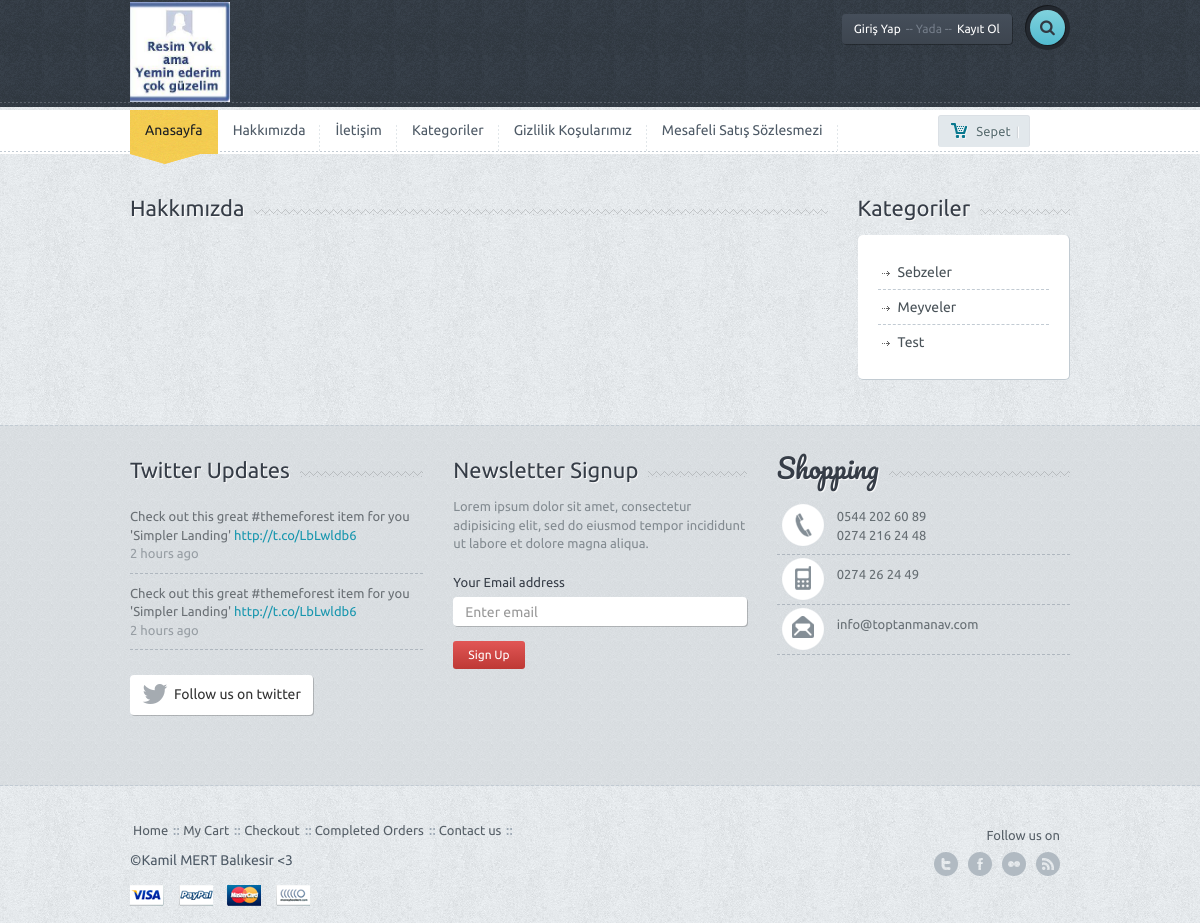
/menu-detay.php?sef=hakkimizda, run on the app's committed database.
### tables this page shows
CREATE TABLE `ayar` (
  `ayar_id` int(11) NOT NULL,
  `ayar_logo` varchar(255) NOT NULL,
  `ayar_url` varchar(50) NOT NULL,
  `ayar_title` varchar(255) NOT NULL,
  `ayar_description` varchar(255) NOT NULL,
  `ayar_keywords` varchar(50) NOT NULL,
  `ayar_author` varchar(50) NOT NULL,
  `ayar_tel` varchar(50) NOT NULL,
  `ayar_gsm` varchar(50) NOT NULL,
  `ayar_faks` varchar(50) NOT NULL,
  `ayar_mail` varchar(50) NOT NULL,
  `ayar_ilce` varchar(50) NOT NULL,
  `ayar_il` varchar(50) NOT NULL,
  `ayar_adres` varchar(250) NOT NULL,
  `ayar_mesai` varchar(250) NOT NULL,
  `ayar_maps` varchar(250) NOT NULL,
  `ayar_analystic` varchar(50) NOT NULL,
  `ayar_zopim` varchar(250) NOT NULL,
  `ayar_facebook` varchar(50) NOT NULL,
  `ayar_twitter` varchar(50) NOT NULL,
  `ayar_google` varchar(50) NOT NULL,
  `ayar_youtube` varchar(50) NOT NULL,
  `ayar_smtphost` varchar(50) NOT NULL,
  `ayar_smtppasword` varchar(50) NOT NULL,
  `ayar_smtpport` varchar(50) NOT NULL,
  `ayar_bakim` enum('0','1') NOT NULL DEFAULT '1'
);

CREATE TABLE `menu` (
  `menu_id` int(11) NOT NULL,
  `menu_ust` varchar(50) NOT NULL,
  `menu_ad` varchar(100) NOT NULL,
  `menu_detay` text NOT NULL,
  `menu_url` varchar(250) NOT NULL,
  `menu_sira` int(2) NOT NULL,
  `menu_durum` enum('0','1') NOT NULL,
  `menu_seourl` varchar(250) NOT NULL
);

CREATE TABLE `kategori` (
  `kategori_id` int(11) NOT NULL,
  `kategori_ad` varchar(100) NOT NULL,
  `kategori_ust` int(2) NOT NULL,
  `kategori_seourl` varchar(255) NOT NULL,
  `kategori_sira` int(11) NOT NULL,
  `kategori_durum` enum('0','1') NOT NULL DEFAULT '1'
);

### nedmin/production/fonksiyon.php (called while the page is built, shortened)
<?php
function seo($text)
{
    $find = array('Ç', 'Ş', 'Ğ', 'Ü', 'İ', 'Ö', 'ç', 'ş', 'ğ', 'ü', 'ö', 'ı', '+', '#', '.');
    $replace = array('c', 's', 'g', 'u', 'i', 'o', 'c', 's', 'g', 'u', 'o', 'i', 'plus', 'sharp', '-');
    $text = strtolower(str_replace($find, $replace, $text));
    $text = preg_replace("@[^A-Za-z0-9\-_\.\+]@i", ' ', $text);
    $text = trim(preg_replace('/\s+/', ' ', $text));
    $text = str_replace(' ', '-', $text);
    return $text;
}
?>

### menu-detay.php (the view, shortened to what this page needs)
<?php include 'header.php';
$menusor=$db->prepare("SELECT * FROM menu where menu_seourl=:sef");
$menusor->execute(array(
  'sef' => $_GET['sef']
));
$menucek=$menusor->fetch(PDO::FETCH_ASSOC);?>
	<div class="container">
		<div class="row">
			<div class="col-md-9">
			<div class="title-bg">
					<div class="title"><?php echo $menucek['menu_ad']?></div>
				</div>
			</div>
			<?php include 'sidebar.php'; ?>
		</div>
		<div class="spacer"></div>
	</div>
	<?php include 'footer.php'; ?>

### header.php (shortened to what this page needs)
<?php
include 'nedmin/netting/baglan.php';
include 'nedmin/production/fonksiyon.php';
if(!isset($_SESSION['userkullanici_mail'])){
	$mail=isset($_SESSION['userkullanici_mail']);
}
else{
	$mail=($_SESSION['userkullanici_mail']);
}
$kullanicisor=$db->prepare("SELECT * FROM kullanici where kullanici_mail=:mail");
$kullanicisor->execute(array(
	'mail' => ($mail)
));
$kullanicicek=$kullanicisor->fetch(PDO::FETCH_ASSOC);
$ayarsor=$db->prepare("SELECT * FROM ayar where ayar_id=:id");
$ayarsor->execute(array(
	'id' => 0
));
$ayarcek=$ayarsor->fetch(PDO::FETCH_ASSOC);
?>
<!DOCTYPE html>
<html lang="en">
<head>
	<link href='font-awesome\css\font-awesome.css' rel="stylesheet" type="text/css">
	<link href="bootstrap\css\bootstrap.min.css" rel="stylesheet">
	<link rel="stylesheet" href="style.css">
	<link rel="stylesheet" href="css\owl.carousel.css">
	<link rel="stylesheet" href="css\owl.transitions.css">
</head>
<body>
	<div id="wrapper">
		<div class="header">
			<div class="container">
				<div class="row">
					<div class="col-xs-6 col-md-4 main-logo">
						<a href="index.php"><img width="100" src="<?php echo $ayarcek['ayar_logo'];?>" alt="logo" class="logo img-responsive"></a>
					</div>
					<div class="col-md-8">
						<div class="pushright">
							<div class="top">
								<?php if (!isset($_SESSION['userkullanici_mail'])) { ?>
									<a href="#" id="reg" class="btn btn-default btn-dark">Giriş Yap<span>-- Yada --</span>Kayıt Ol</a>
								<?php }else{ ?>
									<a href="#" class="btn btn-default btn-dark">Hoşgeldin<span>----</span><?php echo $kullanicicek['kullanici_adsoyad']; ?></a> <?php } ?>
									<div class="srch-wrap">
										<a href="#" id="srch" class="btn btn-default btn-search"><i class="fa fa-search"></i></a>
									</div>
								</div>
							</div>
						</div>
					</div>
				</div>
				<div class="dashed"></div>
			</div>
			<div class="main-nav">
				<div class="navbar navbar-default navbar-static-top">
					<div class="container">
						<div class="row">
							<div class="col-md-10">
								<div class="navbar-collapse collapse">
									<ul class="nav navbar-nav">
										<li><a href="index.php" class="active">Anasayfa</a><div class="curve"></div></li>
										<?php
										$menusor=$db->prepare("SELECT * FROM menu WHERE menu_durum=:durum ORDER BY menu_sira ASC limit 5");
										$menusor->execute(array(
											'durum' => 1
										));
										while($menucek=$menusor->fetch(PDO::FETCH_ASSOC)){
											?>
											<li><a href="<?php
											if(!empty($menucek['menu_url'])){
												echo $menucek['menu_url'];
											}
											else{
												echo "sayfa-".seo($menucek['menu_ad']);
											}
										?>"><?php echo $menucek['menu_ad'];?></a></li>
									<?php } ?>
								</ul>
							</div>
						</div>
						<div class="col-md-2 machart">
							<button id="popcart" class="btn btn-default btn-chart btn-sm "><span class="mychart">Sepet</span>|</button>
						</div>
					</div>
				</div>
	</div>

### sidebar.php
<?php $kategorisor=$db->prepare("SELECT * FROM kategori order by kategori_sira ASC");
$kategorisor->execute(); ?>
<div class="col-md-3">
				<div class="title-bg">
					<div class="title">Kategoriler</div>
				</div>
				<div class="categorybox">
					<ul>
					<?php while($kategoricek=$kategorisor->fetch(PDO::FETCH_ASSOC)){ $say++?>
						<li><a href="kategori-<?=seo($kategoricek["kategori_ad"]) ?>"><?php echo $kategoricek['kategori_ad']; ?></a></li>
					<?php } ?>
					</ul>
				</div>
			</div>

### footer.php (shortened to what this page needs)
<div class="f-widget">
		<div class="container">
			<div class="row">
				<div class="col-md-4">
					<div class="title-widget-bg">
						<div class="title-widget">Twitter Updates</div>
					</div>
					<ul class="tweets">
						<li>Check out this great #themeforest item for you
						'Simpler Landing' <a href="#">http://t.co/LbLwldb6 </a>
						<span>2 hours ago</span></li>
						<li class="lastone">Check out this great #themeforest item for you
						'Simpler Landing' <a href="#">http://t.co/LbLwldb6 </a>
						<span>2 hours ago</span></li>
					</ul>
					<a href="#" class="btn btn-default btn-follow"><i class="fa fa-twitter fa-2x"></i><div>Follow us on twitter</div></a>
				</div>
				<div class="col-md-4">
					<div class="title-widget-bg">
						<div class="title-widget">Newsletter Signup</div>
					</div>
					<div class="newsletter">
						<p>
							Lorem ipsum dolor sit amet, consectetur adipisicing elit, sed do eiusmod tempor incididunt ut labore et dolore magna aliqua.
						</p>
						<form role="form">
							<div class="form-group">
								<label>Your Email address</label>
								<input type="email" class="form-control newstler-input" id="exampleInputEmail1" placeholder="Enter email">
								<button class="btn btn-default btn-red btn-sm">Sign Up</button>
							</div>
						</form>
					</div>
				</div>
				<div class="col-md-4">
					<div class="title-widget-bg">
						<div class="title-widget-cursive">Shopping</div>
					</div>
					<ul class="contact-widget">
						<li class="fphone"><?php echo $ayarcek['ayar_tel']  ?><br> <?php echo $ayarcek['ayar_gsm']  ?></li>
						<li class="fmobile"><?php echo $ayarcek['ayar_faks']  ?></li>
						<li class="fmail lastone"><?php echo $ayarcek['ayar_mail']  ?></li>
					</ul>
				</div>
			</div>
			<div class="spacer"></div>
		</div>
	</div>
	<div class="footer">
		<div class="container">
			<div class="row">
				<div class="col-md-9">
					<ul class="footermenu">
						<li><a href="index-1.htm">Home</a></li>
						<li><a href="cart.htm">My Cart</a></li>
						<li><a href="checkout.htm">Checkout</a></li>
						<li><a href="order.htm">Completed Orders</a></li>
						<li><a href="contact.htm">Contact us</a></li>
					</ul>
					<div class="f-credit">&copy;<?php echo $ayarcek['ayar_author']  ?></div>
					<a href=""><div class="payment visa"></div></a>
					<a href=""><div class="payment paypal"></div></a>
					<a href=""><div class="payment mc"></div></a>
					<a href=""><div class="payment nh"></div></a>
				</div>
				<div class="col-md-3">
					<div class="followon">Follow us on</div>
					<div class="fsoc">
						<a href="http://<?php echo $ayarcek['ayar_twitter']  ?>" class="ftwitter">twitter</a>
						<a href="http://<?php echo $ayarcek['ayar_facebook']  ?>" class="ffacebook">facebook</a>
						<a href="http://<?php echo $ayarcek['ayar_youtube']  ?>" class="fflickr">flickr</a>
						<a href="http://<?php echo $ayarcek['ayar_google']  ?>" class="ffeed">feed</a>
					</div>
					<div class="clearfix"></div>
				</div>
			</div>
		</div>
	</div>
	</div>
  </body>
</html>

### data on the page
ayar: ayar_logo (picture), ayar_tel "0544 202 60 89", ayar_gsm "0274 216 24 48", ayar_faks "0274 26 24 49", ayar_mail "info@toptanmanav.com", ayar_author "Kamil MERT Balıkesir <3"
menu: menu_ad "Hakkımızda"
menu: menu_ad "İletişim"
menu: menu_ad "Kategoriler"
menu: menu_ad "Gizlilik Koşularımız"
menu: menu_ad "Mesafeli Satış Sözlesmezi"
kategori: kategori_ad "Sebzeler"
kategori: kategori_ad "Meyveler"
kategori: kategori_ad "Test"
